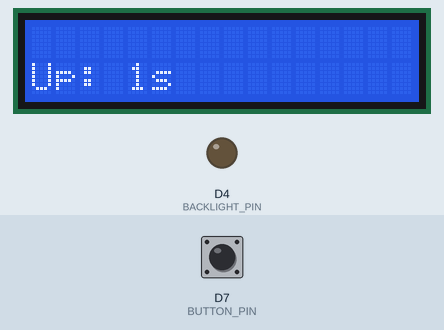
This sketch was run on a simulated ESP8266 (NodeMCU). Shown: 16×2 character LCD, output pins drawn as LEDs (lit = HIGH). The inputs (shaded band) are chosen by the test bench; at power-on: D7 (BUTTON_PIN) HIGH. What the sketch prints to the serial monitor is not drawn.

Above: at 1.6 s.
1.7 s: D7 (BUTTON_PIN) pulled LOW for 0.15 s
At 2.6 s:
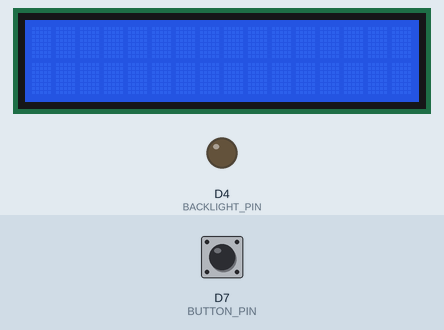
3.3 s: D7 (BUTTON_PIN) pulled LOW for 1 s
At 3.9 s:
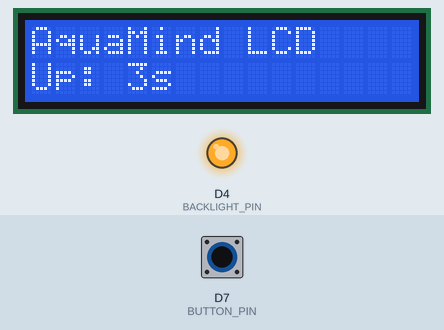
7.3 s: D7 (BUTTON_PIN) pulled LOW for 3.2 s
At 8.0 s:
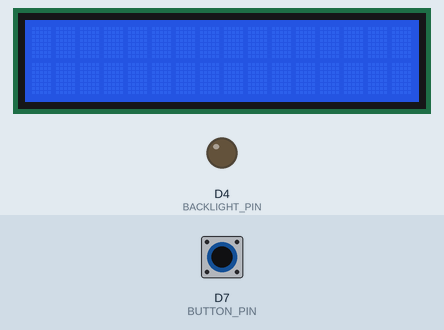
12.0 s: D7 (BUTTON_PIN) pulled LOW for 0.15 s
At 12.8 s:
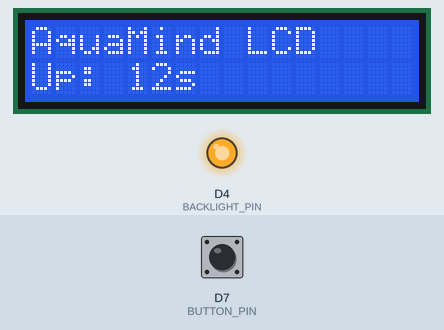
Timing chart, 0 to 15.0 s (numbered marks = the images above; inputs shaded):
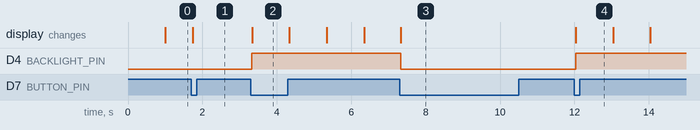

The sketch:

lcd_display.ino
```cpp
/**
 * ============================================================================
 * LCD Display Prototype  —  ESP8266 (NodeMCU v2)
 * ============================================================================
 * PURPOSE
 *   Bench sketch to validate a 16x2 character LCD driven in 4-BIT PARALLEL
 *   mode (the classic HD44780 wiring: RS, E, D4, D5, D6, D7), plus a single
 *   push button that:
 *     - WAKES the display when it is asleep,
 *     - TOGGLES it back off when it is awake, and
 *     - AUTO-SLEEPS after a period of no button activity (power saving).
 *
 *   "Sleep" here means: blank the characters (lcd.noDisplay) AND cut the
 *   backlight (via BACKLIGHT_PIN + a transistor). That is what actually saves
 *   power — the backlight is the LCD's biggest current draw.
 *
 *   NOTE ON "I2C": this is NOT an I2C LCD. I2C would use only 2 wires
 *   (SDA/SCL) via a PCF8574 backpack and the LiquidCrystal_I2C library. This
 *   sketch matches the 6-wire parallel photo (each LCD data pin on its own
 *   GPIO). If you have an I2C backpack instead, this is the wrong sketch.
 *
 *   Deliberately standalone: NO sensors, WiFi, server, or tank math. Just:
 *   does the panel light up, print, and sleep/wake cleanly on the button?
 *
 * ----------------------------------------------------------------------------
 * WIRING  (NodeMCU label -> LCD pin)      LCD is 16-pin HD44780, 4-bit mode
 * ----------------------------------------------------------------------------
 *   LCD pin 1  VSS  -> GND
 *   LCD pin 2  VDD  -> 5V        (module logic; the module is 5V, see note*)
 *   LCD pin 3  V0   -> 10k pot wiper (contrast). Pot ends to 5V and GND.
 *   LCD pin 4  RS   -> D1  (GPIO5)
 *   LCD pin 5  RW   -> GND       (we only ever write; tie RW low)
 *   LCD pin 6  E    -> D2  (GPIO4)
 *   LCD pin 7  D0   -> (unused in 4-bit mode)
 *   LCD pin 8  D1   -> (unused)
 *   LCD pin 9  D2   -> (unused)
 *   LCD pin 10 D3   -> (unused)
 *   LCD pin 11 D4   -> D5  (GPIO14)
 *   LCD pin 12 D5   -> D6  (GPIO12)
 *   LCD pin 13 D6   -> D0  (GPIO16)
 *   LCD pin 14 D7   -> D8  (GPIO15)   *see boot note below
 *   LCD pin 15 A    -> backlight anode  (through transistor, see BACKLIGHT)
 *   LCD pin 16 K    -> GND              (backlight cathode)
 *
 *   BUTTON:  D7 (GPIO13) --- push button --- GND
 *            Uses INPUT_PULLUP, so the button is active-LOW. No resistor
 *            needed; the internal pull-up holds the pin HIGH until pressed.
 *
 *   BACKLIGHT control (LCD pin 15 "A"):
 *     The backlight can pull ~15-40mA — too much to hang straight off a GPIO.
 *     Drive it through an NPN transistor (or leave it always-on, see below):
 *
 *         D4/GPIO2 --[1k]--|< NPN (e.g. 2N2222/BC547) base
 *                            collector -> LCD pin 15 "A"  (via ~100R if 5V BL)
 *                            emitter   -> GND
 *
 *     Backlight is active-HIGH here (GPIO2 HIGH = lit). GPIO2 is HIGH at boot,
 *     so the backlight comes on at power-up, which is what we want.
 *
 *     Don't want the transistor for a first test? Set BACKLIGHT_PIN to -1 and
 *     tie LCD pin 15 "A" to 5V through a 100-220R resistor. Sleep then only
 *     blanks the characters (lcd.noDisplay); the backlight stays lit.
 *
 * ----------------------------------------------------------------------------
 * *5V vs 3.3V — the ESP8266 gotcha
 * ----------------------------------------------------------------------------
 *   HD44780 modules are 5V parts. Powered at 5V, the LCD's own pins never
 *   drive our GPIOs (RW is tied low, so every LCD data pin is an INPUT — the
 *   ESP only writes). So 5V VDD is safe here even though ESP GPIOs are 3.3V.
 *   The ESP's 3.3V HIGH is above the LCD's logic-HIGH threshold, so it reads
 *   fine. If your panel is dim/garbled at 5V, either use a 3.3V-capable LCD or
 *   power VDD from 5V and keep contrast (V0) tuned with the pot.
 *
 *   GPIO15/D8 (LCD pin 14, "D7 data"): GPIO15 has an on-board pulldown and
 *   must be LOW at boot. An LCD data pin is a high-impedance INPUT, so it does
 *   not fight that pulldown — the board still boots. Fine as an LCD output.
 *
 * ----------------------------------------------------------------------------
 * LIBRARIES:  LiquidCrystal (bundled with the Arduino IDE / arduino-cli core;
 *             works on ESP8266 as long as you pass the Dxx pin macros).
 *
 * FLASH (from firmware/):
 *   arduino-cli compile --fqbn esp8266:esp8266:nodemcuv2 prototypes/lcd_display
 *   arduino-cli upload  --fqbn esp8266:esp8266:nodemcuv2 -p <port> prototypes/lcd_display
 * ============================================================================
 */

#include <LiquidCrystal.h>

// ---- LCD pin map (NodeMCU labels; the Dxx macros resolve to GPIO numbers) --
//                 RS, E,  D4, D5, D6, D7
LiquidCrystal lcd(D1, D2, D5, D6, D0, D8);

// ---- Button + backlight ----------------------------------------------------
const uint8_t BUTTON_PIN    = D7;   // GPIO13, wired to GND, INPUT_PULLUP
const int8_t  BACKLIGHT_PIN = D4;   // GPIO2 via NPN transistor. -1 = no control

// ---- Timing knobs ----------------------------------------------------------
const uint16_t DEBOUNCE_MS   = 30;      // ignore contact bounce within this window
const uint32_t AUTO_SLEEP_MS = 15000;   // blank the display after this idle time
const uint32_t REFRESH_MS    = 1000;    // how often the live line redraws

// ---- Runtime state ---------------------------------------------------------
bool     displayAwake  = true;    // is the panel currently showing anything?
uint32_t lastActivity  = 0;       // millis() of the last wake / button press
uint32_t lastRefresh   = 0;       // millis() of the last content redraw

// Debounce bookkeeping for the active-low button.
int      lastButtonReading = HIGH;    // raw pin level from the previous loop
int      buttonState       = HIGH;    // debounced, settled level
uint32_t lastBounceMs      = 0;       // when the raw level last changed

// ----------------------------------------------------------------------------

void setBacklight(bool on) {
  if (BACKLIGHT_PIN >= 0) digitalWrite(BACKLIGHT_PIN, on ? HIGH : LOW);
}

// Draw the static title row once (used on every wake).
void drawStaticScreen() {
  lcd.clear();
  lcd.setCursor(0, 0);
  lcd.print("AquaMind LCD");
}

// Redraw only the live second row (uptime), so we don't flicker the title.
void drawLiveLine() {
  uint32_t secs = millis() / 1000;
  lcd.setCursor(0, 1);
  lcd.print("Up: ");
  lcd.print(secs);
  lcd.print("s        ");   // trailing spaces clear leftover digits
}

void wakeDisplay() {
  if (displayAwake) return;
  displayAwake = true;
  setBacklight(true);
  lcd.display();
  drawStaticScreen();
  drawLiveLine();
  lastRefresh = millis();
}

void sleepDisplay() {
  if (!displayAwake) return;
  displayAwake = false;
  lcd.clear();
  lcd.noDisplay();     // blank the characters
  setBacklight(false); // and cut the backlight — this is where the power goes
}

// One button press = toggle. Asleep -> wake, awake -> sleep. Either way the
// idle timer is reset so a fresh wake gets its full AUTO_SLEEP_MS.
void onButtonPress() {
  if (displayAwake) sleepDisplay();
  else              wakeDisplay();
  lastActivity = millis();
}

// Debounced, edge-detected read of the active-low button.
void serviceButton() {
  int reading = digitalRead(BUTTON_PIN);

  if (reading != lastButtonReading) {
    lastBounceMs = millis();          // level changed; start the settle timer
    lastButtonReading = reading;
  }

  if (millis() - lastBounceMs > DEBOUNCE_MS && reading != buttonState) {
    buttonState = reading;            // level has been stable long enough
    if (buttonState == LOW) {         // active-low: LOW == pressed
      onButtonPress();
    }
  }
}

void setup() {
  Serial.begin(115200);
  Serial.println();
  Serial.println("[lcd_display] 16x2 parallel LCD + wake/sleep button");

  pinMode(BUTTON_PIN, INPUT_PULLUP);
  if (BACKLIGHT_PIN >= 0) pinMode(BACKLIGHT_PIN, OUTPUT);

  lcd.begin(16, 2);        // 16 columns, 2 rows
  wakeDisplay();           // start awake, timer running
  lastActivity = millis();
}

void loop() {
  serviceButton();

  if (displayAwake) {
    // Auto-sleep once we've been idle long enough.
    if (millis() - lastActivity > AUTO_SLEEP_MS) {
      sleepDisplay();
      Serial.println("[lcd_display] auto-sleep");
    }
    // Refresh the live line while awake.
    else if (millis() - lastRefresh > REFRESH_MS) {
      drawLiveLine();
      lastRefresh = millis();
    }
  }
}
```

Measured:
- after the input at 1.7 s, the display: changes at once (image 1)
- after the input at 3.3 s, D4 (BACKLIGHT_PIN): LOW → HIGH at once; the display: changes at once (image 2)
- after the input at 7.3 s, D4 (BACKLIGHT_PIN): HIGH → LOW at once; the display: changes at once (image 3)
- after the input at 12.0 s, D4 (BACKLIGHT_PIN): LOW → HIGH at once; the display: changes at once (image 4)
